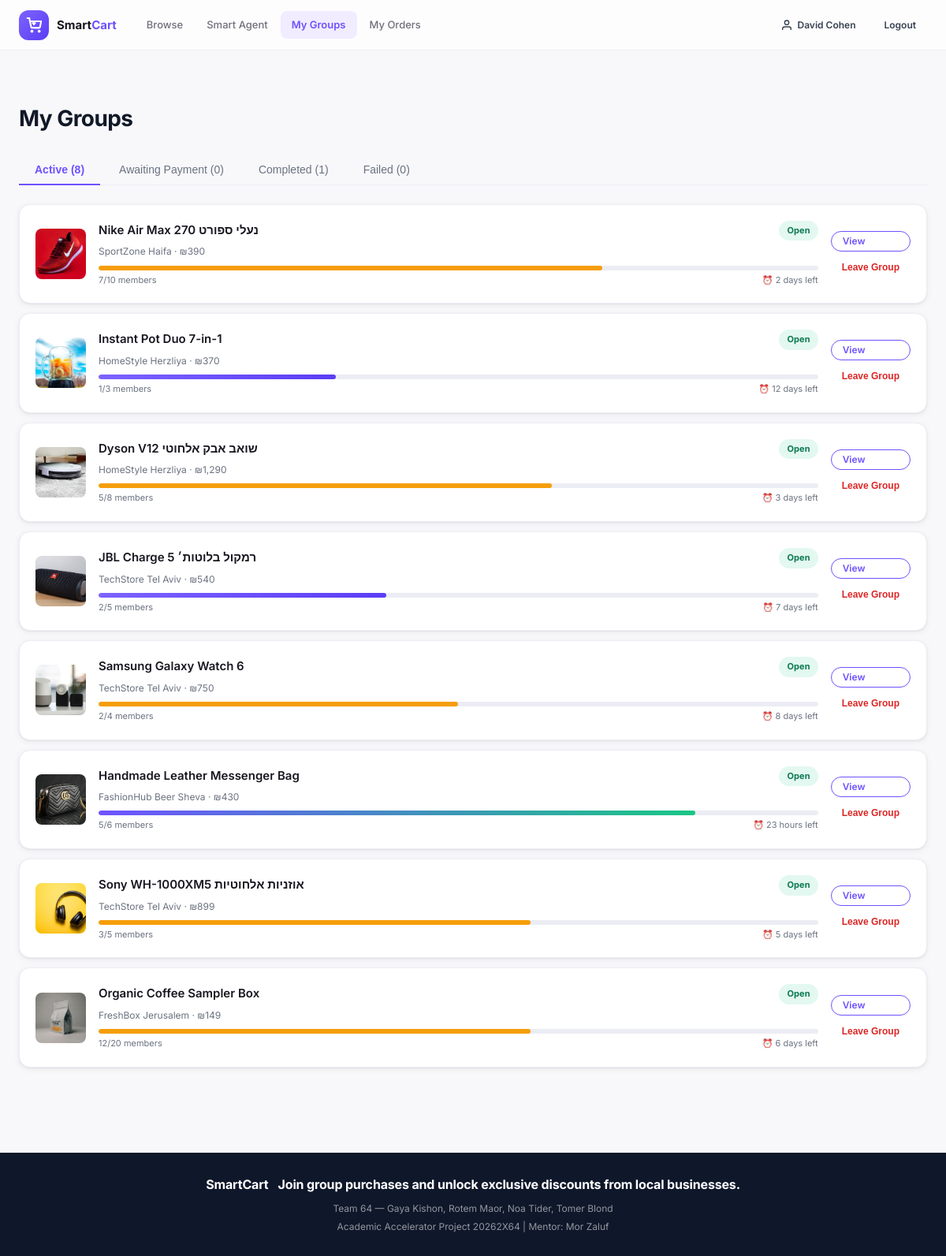
Page /pages/my-groups.php (signed in) on the committed database.
### tables this page shows
CREATE TABLE IF NOT EXISTS `group_members` (
    `id`        INT UNSIGNED AUTO_INCREMENT PRIMARY KEY,
    `group_id`  INT UNSIGNED NOT NULL,
    `user_id`   INT UNSIGNED NOT NULL,
    `status`    ENUM('joined','paid','cancelled') NOT NULL DEFAULT 'joined',
    `joined_at` DATETIME NOT NULL DEFAULT CURRENT_TIMESTAMP,
    CONSTRAINT `fk_gm_group` FOREIGN KEY (`group_id`) REFERENCES `group_purchases`(`id`) ON DELETE CASCADE,
    CONSTRAINT `fk_gm_user`  FOREIGN KEY (`user_id`)  REFERENCES `users`(`id`) ON DELETE CASCADE,
    UNIQUE KEY `uq_group_member` (`group_id`, `user_id`),
    KEY `idx_gm_user` (`user_id`),
    KEY `idx_gm_status` (`status`)
);

CREATE TABLE IF NOT EXISTS `products` (
    `id`              INT UNSIGNED AUTO_INCREMENT PRIMARY KEY,
    `business_id`     INT UNSIGNED NOT NULL,
    `name`            VARCHAR(300) NOT NULL,
    `description`     TEXT         DEFAULT NULL,
    `price_ils`       DECIMAL(10,2) NOT NULL,
    `group_price_ils` DECIMAL(10,2) NOT NULL,
    `category`        ENUM(
                          'electronics','home','fashion','food',
                          'sports','beauty','toys','books','automotive','other'
                      ) NOT NULL DEFAULT 'other',
    `min_participants` INT UNSIGNED NOT NULL DEFAULT 2,
    `image_url`       VARCHAR(500) DEFAULT NULL,
    `city`            VARCHAR(100) DEFAULT NULL,
    `lat`             DECIMAL(10,8) DEFAULT NULL,
    `lng`             DECIMAL(11,8) DEFAULT NULL,
    `status`          ENUM('active','inactive') NOT NULL DEFAULT 'active',
    `created_at`      DATETIME NOT NULL DEFAULT CURRENT_TIMESTAMP,
    CONSTRAINT `fk_products_business` FOREIGN KEY (`business_id`) REFERENCES `businesses`(`id`) ON DELETE CASCADE,
    KEY `idx_products_business` (`business_id`),
    KEY `idx_products_category` (`category`),
    KEY `idx_products_status` (`status`)
);

CREATE TABLE IF NOT EXISTS `group_purchases` (
    `id`                  INT UNSIGNED AUTO_INCREMENT PRIMARY KEY,
    `product_id`          INT UNSIGNED NOT NULL,
    `creator_id`          INT UNSIGNED NOT NULL,
    `target_participants` INT UNSIGNED NOT NULL,
    `current_participants` INT UNSIGNED NOT NULL DEFAULT 0,
    `deadline`            DATETIME NOT NULL,
    `status`              ENUM('open','closed','failed') NOT NULL DEFAULT 'open',
    `city`                VARCHAR(100) DEFAULT NULL,
    `lat`                 DECIMAL(10,8) DEFAULT NULL,
    `lng`                 DECIMAL(11,8) DEFAULT NULL,
    `created_at`          DATETIME NOT NULL DEFAULT CURRENT_TIMESTAMP,
    CONSTRAINT `fk_gp_product` FOREIGN KEY (`product_id`) REFERENCES `products`(`id`) ON DELETE CASCADE,
    CONSTRAINT `fk_gp_creator` FOREIGN KEY (`creator_id`) REFERENCES `users`(`id`) ON DELETE CASCADE,
    KEY `idx_gp_product` (`product_id`),
    KEY `idx_gp_creator` (`creator_id`),
    KEY `idx_gp_status` (`status`),
    KEY `idx_gp_deadline` (`deadline`)
);

CREATE TABLE IF NOT EXISTS `businesses` (
    `id`            INT UNSIGNED AUTO_INCREMENT PRIMARY KEY,
    `user_id`       INT UNSIGNED NOT NULL,
    `business_name` VARCHAR(200) NOT NULL,
    `description`   TEXT         DEFAULT NULL,
    `address`       VARCHAR(255) DEFAULT NULL,
    `city`          VARCHAR(100) DEFAULT NULL,
    `lat`           DECIMAL(10,8) DEFAULT NULL,
    `lng`           DECIMAL(11,8) DEFAULT NULL,
    `logo_url`      VARCHAR(500) DEFAULT NULL,
    `phone`         VARCHAR(30)  DEFAULT NULL,
    `category`      ENUM(
                        'electronics','home','fashion','food',
                        'sports','beauty','toys','books','automotive','other'
                    ) NOT NULL DEFAULT 'other',
    `status`        ENUM('active','suspended') NOT NULL DEFAULT 'active',
    `created_at`    DATETIME NOT NULL DEFAULT CURRENT_TIMESTAMP,
    CONSTRAINT `fk_businesses_user` FOREIGN KEY (`user_id`) REFERENCES `users`(`id`) ON DELETE CASCADE,
    KEY `idx_businesses_user` (`user_id`),
    KEY `idx_businesses_status` (`status`)
);

### includes/lang.php (called while the page is built, shortened)
<?php
$lang = $_COOKIE['lang'] ?? 'en';
$t = require __DIR__ . '/../lang/' . $lang . '.php';
$dir  = ($lang === 'he') ? 'rtl' : 'ltr';
$lang_class = ($lang === 'he') ? 'rtl' : '';
$lang_current = $lang;

### includes/functions.php (called while the page is built, shortened)
<?php
function format_ils(float $amount): string {
    return '₪' . number_format($amount, 0, '.', ',');
}
function countdown_label(string $deadline): string {
    $diff = strtotime($deadline) - time();
    if ($diff <= 0) return 'Expired';
    if ($diff < 86400) return ceil($diff / 3600) . ' hours left';
    return ceil($diff / 86400) . ' days left';
}

### pages/my-groups.php (the view, shortened to what this page needs)
<?php
require_once __DIR__ . '/../includes/lang.php';
require_once __DIR__ . '/../includes/functions.php';
$user_id    = current_user_id();
$pdo = getPDO();
$stmt = $pdo->prepare("
    SELECT gp.id, gp.status, gp.target_participants, gp.current_participants, gp.deadline,
           p.name AS product_name, p.image_url, p.group_price_ils, p.price_ils,
           ROUND(gp.current_participants / gp.target_participants * 100) AS fill_pct,
           gm.status AS member_status,
           b.business_name
    FROM group_members gm
    JOIN group_purchases gp ON gp.id = gm.group_id
    JOIN products p ON p.id = gp.product_id
    JOIN businesses b ON b.id = p.business_id
    WHERE gm.user_id = ?
    ORDER BY gp.created_at DESC
");
$stmt->execute([$user_id]);
$all_groups = $stmt->fetchAll();
$active   = array_filter($all_groups, fn($g) => $g['status'] === 'open' && $g['member_status'] === 'joined');
$awaiting = array_filter($all_groups, fn($g) => $g['status'] === 'closed' && $g['member_status'] === 'joined');
$completed= array_filter($all_groups, fn($g) => $g['member_status'] === 'paid');
$failed   = array_filter($all_groups, fn($g) => $g['status'] === 'failed');
include __DIR__ . '/../includes/header.php';
?>
<div class="container" style="padding-top:32px;padding-bottom:60px;">
    <div class="page-header">
        <h1><?= $t['my_groups_title'] ?></h1>
    </div>
    <div class="tabs">
        <button class="tab-btn active" data-tab="active"><?= $t['tab_active'] ?> (<?= count($active) ?>)</button>
        <button class="tab-btn" data-tab="awaiting"><?= $t['tab_awaiting'] ?> (<?= count($awaiting) ?>)</button>
        <button class="tab-btn" data-tab="completed"><?= $t['tab_completed'] ?> (<?= count($completed) ?>)</button>
        <button class="tab-btn" data-tab="failed"><?= $t['tab_failed'] ?> (<?= count($failed) ?>)</button>
    </div>
    <?php
    $tabs = [
        'active'    => [$active,    $t['no_groups_active'],   'btn-ghost', $t['group_leave']],
        'awaiting'  => [$awaiting,  $t['no_groups_awaiting'], 'btn-primary', $t['group_pay']],
        'completed' => [$completed, $t['no_groups_done'],     'btn-outline', 'View Order'],
        'failed'    => [$failed,    $t['no_groups_failed'],   '', ''],
    ];
    foreach ($tabs as $tab_id => [$groups, $empty_msg, $btn_class, $btn_label]): ?>
    <div class="tab-panel <?= $tab_id === 'active' ? 'active' : '' ?>" id="tab-<?= $tab_id ?>">
        <?php if (empty($groups)): ?>
        <div class="empty-state"><p><?= $empty_msg ?></p></div>
        <?php else: ?>
        <div style="display:grid;gap:12px;">
            <?php foreach ($groups as $g):
                $fill = (int)$g['fill_pct'];
                $fill_class = $fill >= 80 ? 'high' : ($fill >= 50 ? 'medium' : '');
            ?>
            <div class="card">
                <div class="card-body" style="display:flex;gap:16px;align-items:center;">
                    <?php if ($g['image_url']): ?>
                    <img src="<?= APP_URL . htmlspecialchars($g['image_url']) ?>" style="width:64px;height:64px;object-fit:cover;border-radius:8px;flex-shrink:0;">
                    <?php endif; ?>
                    <div style="flex:1;">
                        <div style="display:flex;justify-content:space-between;align-items:flex-start;margin-bottom:4px;">
                            <h3 style="font-size:15px;font-weight:600;"><?= htmlspecialchars($g['product_name']) ?></h3>
                            <span class="card-badge badge-<?= $g['status'] ?>"><?= $t['group_' . $g['status']] ?></span>
                        </div>
                        <p style="font-size:12px;color:var(--gray-500);margin-bottom:8px;"><?= htmlspecialchars($g['business_name']) ?> · <?= format_ils($g['group_price_ils']) ?></p>
                        <div class="progress-wrap" style="margin-bottom:4px;">
                            <div class="progress-bar <?= $fill_class ?>" style="width:<?= $fill ?>%;"></div>
                        </div>
                        <div style="display:flex;justify-content:space-between;font-size:11px;color:var(--gray-500);">
                            <span><?= $g['current_participants'] ?>/<?= $g['target_participants'] ?> members</span>
                            <span>⏰ <?= countdown_label($g['deadline']) ?></span>
                        </div>
                    </div>
                    <div style="flex-shrink:0;display:flex;flex-direction:column;gap:8px;">
                        <a href="<?= APP_URL ?>/pages/group.php?id=<?= $g['id'] ?>" class="btn btn-sm btn-outline">View</a>
                        <?php if ($btn_class && $tab_id === 'awaiting'): ?>
                        <a href="<?= APP_URL ?>/pages/group.php?id=<?= $g['id'] ?>" class="btn btn-sm <?= $btn_class ?>"><?= $btn_label ?></a>
                        <?php elseif ($btn_class && $tab_id === 'completed'): ?>
                        <a href="<?= APP_URL ?>/pages/my-orders.php" class="btn btn-sm <?= $btn_class ?>"><?= $btn_label ?></a>
                        <?php elseif ($btn_class && $tab_id === 'active'): ?>
                        <button class="btn btn-sm btn-ghost text-danger" data-action="leave-group" data-group-id="<?= $g['id'] ?>"><?= $btn_label ?></button>
                        <?php endif; ?>
                    </div>
                </div>
            </div>
            <?php endforeach; ?>
        </div>
        <?php endif; ?>
    </div>
    <?php endforeach; ?>
</div>
<?php include __DIR__ . '/../includes/footer.php'; ?>

### includes/header.php (shortened to what this page needs)
<?php
$current_page = basename($_SERVER['PHP_SELF']);
$user_name    = $_SESSION['user_name'] ?? null;
$is_logged_in = !empty($_SESSION['user_id']);
?>
<!DOCTYPE html>
<html lang="<?= $lang_current ?? 'en' ?>" dir="<?= $dir ?? 'ltr' ?>">
<head>
    <link rel="stylesheet" href="<?= APP_URL ?>/assets/css/style.css">
</head>
<body class="<?= $lang_class ?? '' ?>">
<nav class="navbar">
    <div class="navbar-container">
        <a href="<?= APP_URL ?>/pages/index.php" class="navbar-brand">
            <div class="logo-icon">
                <svg width="20" height="20" viewBox="0 0 24 24" fill="none" stroke="white" stroke-width="2.5">
                    <circle cx="9" cy="21" r="1"/><circle cx="20" cy="21" r="1"/>
                    <path d="M1 1h4l2.68 13.39a2 2 0 0 0 2 1.61h9.72a2 2 0 0 0 2-1.61L23 6H6"/>
                    <path d="M9 9h6M12 6v6"/>
                </svg>
            </div>
            <span class="brand-name">Smart<span>Cart</span></span>
        </a>
        <div class="navbar-links">
            <a href="<?= APP_URL ?>/pages/browse.php" class="<?= $current_page === 'browse.php' ? 'active' : '' ?>">
                <?= $t['nav_browse'] ?>
            </a>
            <a href="<?= APP_URL ?>/pages/agent.php" class="<?= $current_page === 'agent.php' ? 'active' : '' ?>">
                <?= $t['nav_agent'] ?>
            </a>
            <?php if ($is_logged_in): ?>
            <a href="<?= APP_URL ?>/pages/my-groups.php" class="<?= $current_page === 'my-groups.php' ? 'active' : '' ?>">
                <?= $t['nav_my_groups'] ?>
            </a>
            <a href="<?= APP_URL ?>/pages/my-orders.php" class="<?= $current_page === 'my-orders.php' ? 'active' : '' ?>">
                <?= $t['nav_my_orders'] ?>
            </a>
            <?php endif; ?>
        </div>
        <div class="navbar-right">
            <?php if ($is_logged_in): ?>
                <a href="<?= APP_URL ?>/pages/profile.php" class="btn btn-ghost btn-sm">
                    <svg width="16" height="16" viewBox="0 0 24 24" fill="none" stroke="currentColor" stroke-width="2">
                        <path d="M20 21v-2a4 4 0 0 0-4-4H8a4 4 0 0 0-4 4v2"/><circle cx="12" cy="7" r="4"/>
                    </svg>
                    <?= htmlspecialchars($user_name ?? $t['nav_profile']) ?>
                </a>
                <a href="<?= APP_URL ?>/api/auth.php?action=logout" class="btn btn-ghost btn-sm" id="logout-btn">
                    <?= $t['nav_logout'] ?>
                </a>
            <?php else: ?>
                <a href="<?= APP_URL ?>/pages/login.php" class="btn btn-ghost btn-sm"><?= $t['nav_login'] ?></a>
                <a href="<?= APP_URL ?>/pages/register.php" class="btn btn-primary btn-sm"><?= $t['nav_register'] ?></a>
            <?php endif; ?>
        </div>
    </div>
</nav>
<main class="main-content">

### includes/footer.php (shortened to what this page needs)
</main>
<footer class="site-footer">
    <div class="footer-container">
        <div class="footer-brand">
            <strong>SmartCart</strong>
            <span><?= $t['home_hero_subtitle'] ?? 'Save More Together' ?></span>
        </div>
        <div class="footer-info">
            <span>Team 64 — Gaya Kishon, Rotem Maor, Noa Tider, Tomer Blond</span>
            <span>Academic Accelerator Project 20262X64 | Mentor: Mor Zaluf</span>
        </div>
    </div>
</footer>
</body>
</html>

### rows in the picture
group_members: products.image_url (picture), products.name "Nike Air Max 270 נעלי ספורט", group.status "Open", businesses.business_name "SportZone Haifa", products.group_price_ils "₪390", $fill 70 (drawn), group.current_participants "7", group.target_participants "10", group.deadline "2 days left", btn_label "Leave Group"
group_members: products.image_url (picture), products.name "Instant Pot Duo 7-in-1", group.status "Open", businesses.business_name "HomeStyle Herzliya", products.group_price_ils "₪370", $fill 33 (drawn), group.current_participants "1", group.target_participants "3", group.deadline "12 days left", btn_label "Leave Group"
group_members: products.image_url (picture), products.name "Dyson V12 שואב אבק אלחוטי", group.status "Open", businesses.business_name "HomeStyle Herzliya", products.group_price_ils "₪1,290", $fill 63 (drawn), group.current_participants "5", group.target_participants "8", group.deadline "3 days left", btn_label "Leave Group"
group_members: products.image_url (picture), products.name "JBL Charge 5 רמקול בלוטות׳", group.status "Open", businesses.business_name "TechStore Tel Aviv", products.group_price_ils "₪540", $fill 40 (drawn), group.current_participants "2", group.target_participants "5", group.deadline "7 days left", btn_label "Leave Group"
group_members: products.image_url (picture), products.name "Samsung Galaxy Watch 6", group.status "Open", businesses.business_name "TechStore Tel Aviv", products.group_price_ils "₪750", $fill 50 (drawn), group.current_participants "2", group.target_participants "4", group.deadline "8 days left", btn_label "Leave Group"
group_members: products.image_url (picture), products.name "Handmade Leather Messenger Bag", group.status "Open", businesses.business_name "FashionHub Beer Sheva", products.group_price_ils "₪430", $fill 83 (drawn), group.current_participants "5", group.target_participants "6", group.deadline "23 hours left", btn_label "Leave Group"
group_members: products.image_url (picture), products.name "Sony WH-1000XM5 אוזניות אלחוטיות", group.status "Open", businesses.business_name "TechStore Tel Aviv", products.group_price_ils "₪899", $fill 60 (drawn), group.current_participants "3", group.target_participants "5", group.deadline "5 days left", btn_label "Leave Group"
group_members: products.image_url (picture), products.name "Organic Coffee Sampler Box", group.status "Open", businesses.business_name "FreshBox Jerusalem", products.group_price_ils "₪149", $fill 60 (drawn), group.current_participants "12", group.target_participants "20", group.deadline "6 days left", btn_label "Leave Group"

### other values in the picture
$t['nav_browse'] "Browse"
$t['nav_agent'] "Smart Agent"
$t['nav_my_groups'] "My Groups"
$t['nav_my_orders'] "My Orders"
$user_name "David Cohen"
$t['nav_logout'] "Logout"
$t['my_groups_title'] "My Groups"
$t['tab_active'] "Active"
count($active) "8"
$t['tab_awaiting'] "Awaiting Payment"
count($awaiting) "0"
$t['tab_completed'] "Completed"
count($completed) "1"
$t['tab_failed'] "Failed"
count($failed) "0"
